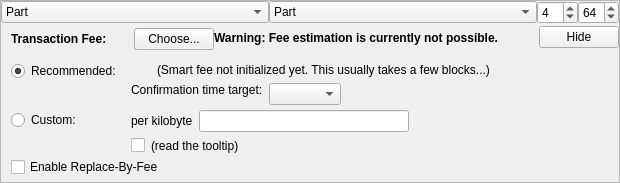
    <widget class="QFrame" name="frameFee">
     <property name="sizePolicy">
      <sizepolicy hsizetype="Expanding" vsizetype="Expanding">
       <horstretch>0</horstretch>
       <verstretch>0</verstretch>
      </sizepolicy>
     </property>
     <property name="maximumSize">
      <size>
       <width>16777215</width>
       <height>16777215</height>
      </size>
     </property>
     <property name="frameShape">
      <enum>QFrame::StyledPanel</enum>
     </property>
     <property name="frameShadow">
      <enum>QFrame::Sunken</enum>
     </property>
     <layout class="QVBoxLayout" name="verticalLayoutFee1">
      <property name="spacing">
       <number>0</number>
      </property>
      <property name="leftMargin">
       <number>0</number>
      </property>
      <property name="topMargin">
       <number>0</number>
      </property>
      <property name="rightMargin">
       <number>0</number>
      </property>
      <property name="bottomMargin">
       <number>0</number>
      </property>
      <item>
       <layout class="QHBoxLayout" name="horizontalLayout_3">
        <item>
         <widget class="QComboBox" name="cbxTypeFrom">
          <property name="toolTip">
           <string>Balance type to send from.</string>
          </property>
          <item>
           <property name="text">
            <string>Part</string>
           </property>
          </item>
          <item>
           <property name="text">
            <string>Blind</string>
           </property>
          </item>
          <item>
           <property name="text">
            <string>Anon</string>
           </property>
          </item>
         </widget>
        </item>
        <item>
         <widget class="QComboBox" name="cbxTypeTo">
          <property name="toolTip">
           <string>Balance type to send to.</string>
          </property>
          <item>
           <property name="text">
            <string>Part</string>
           </property>
          </item>
          <item>
           <property name="text">
            <string>Blind</string>
           </property>
          </item>
          <item>
           <property name="text">
            <string>Anon</string>
           </property>
          </item>
         </widget>
        </item>
        <item>
         <widget class="QSpinBox" name="spinRingSize">
          <property name="sizePolicy">
           <sizepolicy hsizetype="Fixed" vsizetype="Fixed">
            <horstretch>0</horstretch>
            <verstretch>0</verstretch>
           </sizepolicy>
          </property>
          <property name="minimum">
           <number>3</number>
          </property>
          <property name="maximum">
           <number>32</number>
          </property>
          <property name="value">
           <number>4</number>
          </property>
         </widget>
        </item>
        <item>
         <widget class="QSpinBox" name="spinMaxInputs">
          <property name="sizePolicy">
           <sizepolicy hsizetype="Fixed" vsizetype="Fixed">
            <horstretch>0</horstretch>
            <verstretch>0</verstretch>
           </sizepolicy>
          </property>
          <property name="minimum">
           <number>1</number>
          </property>
          <property name="value">
           <number>64</number>
          </property>
         </widget>
        </item>
       </layout>
      </item>
      <item>
       <layout class="QVBoxLayout" name="verticalLayoutFee2" stretch="0,0,0">
        <property name="spacing">
         <number>0</number>
        </property>
        <property name="leftMargin">
         <number>10</number>
        </property>
        <property name="topMargin">
         <number>0</number>
        </property>
        <item>
         <layout class="QHBoxLayout" name="horizontalLayoutFee1">
          <property name="bottomMargin">
           <number>0</number>
          </property>
          <item>
           <layout class="QVBoxLayout" name="verticalLayoutFee7">
            <property name="spacing">
             <number>0</number>
            </property>
            <item>
             <spacer name="verticalSpacerSmartFee">
              <property name="orientation">
               <enum>Qt::Vertical</enum>
              </property>
              <property name="sizeType">
               <enum>QSizePolicy::Fixed</enum>
              </property>
              <property name="sizeHint" stdset="0">
               <size>
                <width>1</width>
                <height>4</height>
               </size>
              </property>
             </spacer>
            </item>
            <item>
             <layout class="QHBoxLayout" name="horizontalLayoutSmartFee">
              <property name="spacing">
               <number>10</number>
              </property>
              <item>
               <widget class="QLabel" name="labelFeeHeadline">
                <property name="sizePolicy">
                 <sizepolicy hsizetype="Preferred" vsizetype="Maximum">
                  <horstretch>0</horstretch>
                  <verstretch>0</verstretch>
                 </sizepolicy>
                </property>
                <property name="font">
                 <font>
                  <weight>75</weight>
                  <bold>true</bold>
                 </font>
                </property>
                <property name="styleSheet">
                 <string notr="true">font-weight:bold;</string>
                </property>
                <property name="text">
                 <string>Transaction Fee:</string>
                </property>
               </widget>
              </item>
              <item>
               <widget class="QLabel" name="labelFeeMinimized">
                <property name="text">
                 <string/>
                </property>
               </widget>
              </item>
              <item>
               <widget class="QPushButton" name="buttonChooseFee">
                <property name="text">
                 <string>Choose...</string>
                </property>
               </widget>
              </item>
             </layout>
            </item>
            <item>
             <spacer name="verticalSpacer_5">
              <property name="orientation">
               <enum>Qt::Vertical</enum>
              </property>
              <property name="sizeHint" stdset="0">
               <size>
                <width>1</width>
                <height>1</height>
               </size>
              </property>
             </spacer>
            </item>
           </layout>
          </item>
          <item>
           <widget class="QLabel" name="fallbackFeeWarningLabel">
            <property name="toolTip">
             <string>Using the fallbackfee can result in sending a transaction that will take several hours or days (or never) to confirm. Consider choosing your fee manually or wait until you have validated the complete chain.</string>
            </property>
            <property name="font">
            <font>
                <weight>75</weight>
                <bold>true</bold>
            </font>
            </property>
            <property name="text">
             <string>Warning: Fee estimation is currently not possible.</string>
            </property>
            <property name="wordWrap">
             <bool>false</bool>
            </property>
           </widget>
          </item>
          <item>
           <spacer name="horizontalSpacer_4">
            <property name="orientation">
             <enum>Qt::Horizontal</enum>
            </property>
            <property name="sizeType">
             <enum>QSizePolicy::MinimumExpanding</enum>
            </property>
            <property name="sizeHint" stdset="0">
             <size>
              <width>40</width>
              <height>20</height>
             </size>
            </property>
           </spacer>
          </item>
          <item>
           <widget class="QPushButton" name="buttonMinimizeFee">
            <property name="toolTip">
             <string>collapse fee-settings</string>
            </property>
            <property name="text">
             <string>Hide</string>
            </property>
           </widget>
          </item>
         </layout>
        </item>
        <item>
         <widget class="QFrame" name="frameFeeSelection">
          <layout class="QVBoxLayout" name="verticalLayoutFee12">
           <property name="spacing">
            <number>0</number>
           </property>
           <property name="leftMargin">
            <number>0</number>
           </property>
           <property name="topMargin">
            <number>0</number>
           </property>
           <property name="rightMargin">
            <number>0</number>
           </property>
           <property name="bottomMargin">
            <number>0</number>
           </property>
           <item>
            <layout class="QGridLayout" name="gridLayoutFee">
             <property name="topMargin">
              <number>10</number>
             </property>
             <property name="bottomMargin">
              <number>4</number>
             </property>
             <property name="horizontalSpacing">
              <number>10</number>
             </property>
             <property name="verticalSpacing">
              <number>4</number>
             </property>
             <item row="1" column="1">
              <layout class="QVBoxLayout" name="verticalLayoutFee8">
               <property name="spacing">
                <number>6</number>
               </property>
               <item>
                <layout class="QHBoxLayout" name="horizontalLayoutFee13">
                 <item>
                  <widget class="QLabel" name="labelCustomPerKilobyte">
                   <property name="toolTip">
                    <string>If the custom fee is set to 1000 satoshis and the transaction is only 250 bytes, then &quot;per kilobyte&quot; only pays 250 satoshis in fee, while &quot;total at least&quot; pays 1000 satoshis. For transactions bigger than a kilobyte both pay by kilobyte.</string>
                   </property>
                   <property name="text">
                    <string>per kilobyte</string>
                   </property>
                  </widget>
                 </item>
                 <item>
                  <widget class="BitcoinAmountField" name="customFee"/>
                 </item>
                 <item>
                  <spacer name="horizontalSpacer_6">
                   <property name="orientation">
                    <enum>Qt::Horizontal</enum>
                   </property>
                   <property name="sizeHint" stdset="0">
                    <size>
                     <width>1</width>
                     <height>1</height>
                    </size>
                   </property>
                  </spacer>
                 </item>
                </layout>
               </item>
               <item>
                <layout class="QHBoxLayout" name="horizontalLayoutFee8">
                 <item>
                  <widget class="QCheckBox" name="checkBoxMinimumFee">
                   <property name="toolTip">
                    <string>Paying only the minimum fee is just fine as long as there is less transaction volume than space in the blocks. But be aware that this can end up in a never confirming transaction once there is more demand for efin transactions than the network can process.</string>
                   </property>
                   <property name="text">
                    <string/>
                   </property>
                  </widget>
                 </item>
                 <item>
                  <widget class="QLabel" name="labelMinFeeWarning">
                   <property name="enabled">
                    <bool>true</bool>
                   </property>
                   <property name="toolTip">
                    <string>Paying only the minimum fee is just fine as long as there is less transaction volume than space in the blocks. But be aware that this can end up in a never confirming transaction once there is more demand for efin transactions than the network can process.</string>
                   </property>
                   <property name="text">
                    <string>(read the tooltip)</string>
                   </property>
                   <property name="margin">
                    <number>5</number>
                   </property>
                  </widget>
                 </item>
                 <item>
                  <spacer name="horizontalSpacer_2">
                   <property name="orientation">
                    <enum>Qt::Horizontal</enum>
                   </property>
                   <property name="sizeHint" stdset="0">
                    <size>
                     <width>1</width>
                     <height>1</height>
                    </size>
                   </property>
                  </spacer>
                 </item>
                </layout>
               </item>
              </layout>
             </item>
             <item row="0" column="0">
              <layout class="QVBoxLayout" name="verticalLayoutFee4" stretch="0,1">
               <item>
                <widget class="QRadioButton" name="radioSmartFee">
                 <property name="text">
                  <string>Recommended:</string>
                 </property>
                 <property name="checked">
                  <bool>true</bool>
                 </property>
                 <attribute name="buttonGroup">
                  <string notr="true">groupFee</string>
                 </attribute>
                </widget>
               </item>
               <item>
                <spacer name="verticalSpacer_2">
                 <property name="orientation">
                  <enum>Qt::Vertical</enum>
                 </property>
                 <property name="sizeHint" stdset="0">
                  <size>
                   <width>1</width>
                   <height>1</height>
                  </size>
                 </property>
                </spacer>
               </item>
              </layout>
             </item>
             <item row="1" column="0">
              <layout class="QVBoxLayout" name="verticalLayoutFee9" stretch="0,1">
               <item>
                <widget class="QRadioButton" name="radioCustomFee">
                 <property name="text">
                  <string>Custom:</string>
                 </property>
                 <attribute name="buttonGroup">
                  <string notr="true">groupFee</string>
                 </attribute>
                </widget>
               </item>
               <item>
                <spacer name="verticalSpacer_6">
                 <property name="orientation">
                  <enum>Qt::Vertical</enum>
                 </property>
                 <property name="sizeHint" stdset="0">
                  <size>
                   <width>1</width>
                   <height>1</height>
                  </size>
                 </property>
                </spacer>
               </item>
              </layout>
             </item>
             <item row="0" column="1">
              <layout class="QVBoxLayout" name="verticalLayoutFee3" stretch="0,0,1">
               <property name="spacing">
                <number>6</number>
               </property>
               <property name="topMargin">
                <number>2</number>
               </property>
               <item>
                <layout class="QHBoxLayout" name="horizontalLayoutFee12">
                 <item>
                  <widget class="QLabel" name="labelSmartFee">
                   <property name="text">
                    <string/>
                   </property>
                   <property name="margin">
                    <number>2</number>
                   </property>
                  </widget>
                 </item>
                 <item>
                  <widget class="QLabel" name="labelFeeEstimation">
                   <property name="text">
                    <string/>
                   </property>
                  </widget>
                 </item>
                 <item>
                  <widget class="QLabel" name="labelSmartFee2">
                   <property name="text">
                    <string>(Smart fee not initialized yet. This usually takes a few blocks...)</string>
                   </property>
                   <property name="margin">
                    <number>2</number>
                   </property>
                  </widget>
                 </item>
                 <item>
                  <spacer name="horizontalSpacer_5">
                   <property name="orientation">
                    <enum>Qt::Horizontal</enum>
                   </property>
                   <property name="sizeHint" stdset="0">
                    <size>
                     <width>1</width>
                     <height>1</height>
                    </size>
                   </property>
                  </spacer>
                 </item>
                </layout>
               </item>
               <item>
                <layout class="QHBoxLayout" name="horizontalLayoutFee9">
                 <item>
                  <layout class="QVBoxLayout" name="verticalLayoutFee6">
                   <item>
                    <widget class="QLabel" name="labelSmartFee3">
                     <property name="text">
                      <string>Confirmation time target:</string>
                     </property>
                     <property name="margin">
                      <number>2</number>
                     </property>
                    </widget>
                   </item>
                   <item>
                    <spacer name="verticalSpacer_3">
                     <property name="orientation">
                      <enum>Qt::Vertical</enum>
                     </property>
                     <property name="sizeHint" stdset="0">
                      <size>
                       <width>1</width>
                       <height>1</height>
                      </size>
                     </property>
                    </spacer>
                   </item>
                  </layout>
                 </item>
                 <item>
                  <layout class="QVBoxLayout" name="verticalLayoutFee5">
                   <property name="rightMargin">
                    <number>30</number>
                   </property>
                   <item>
                    <layout class="QHBoxLayout" name="horizontalLayoutConfTarget">
                     <property name="bottomMargin">
                      <number>0</number>
                     </property>
                     <item>
                      <widget class="QComboBox" name="confTargetSelector"/>
                     </item>
                     <item>
                      <spacer name="horizontalSpacerConfTarget">
                       <property name="orientation">
                        <enum>Qt::Horizontal</enum>
                       </property>
                       <property name="sizeHint" stdset="0">
                        <size>
                         <width>40</width>
                         <height>20</height>
                        </size>
                       </property>
                      </spacer>
                     </item>
                    </layout>
                   </item>
                  </layout>
                 </item>
                </layout>
               </item>
               <item>
                <spacer name="verticalSpacer_4">
                 <property name="orientation">
                  <enum>Qt::Vertical</enum>
                 </property>
                 <property name="sizeHint" stdset="0">
                  <size>
                   <width>1</width>
                   <height>1</height>
                  </size>
                 </property>
                </spacer>
               </item>
              </layout>
             </item>
            </layout>
           </item>
           <item>
            <widget class="QCheckBox" name="optInRBF">
             <property name="text">
              <string>Enable Replace-By-Fee</string>
             </property>
             <property name="toolTip">
              <string>With Replace-By-Fee (BIP-125) you can increase a transaction's fee after it is sent. Without this, a higher fee may be recommended to compensate for increased transaction delay risk.</string>
             </property>
            </widget>
           </item>
          </layout>
         </widget>
        </item>
        <item>
         <spacer name="verticalSpacerFee">
          <property name="orientation">
           <enum>Qt::Vertical</enum>
          </property>
          <property name="sizeHint" stdset="0">
           <size>
            <width>40</width>
            <height>5</height>
           </size>
          </property>
         </spacer>
        </item>
       </layout>
      </item>
     </layout>
    </widget>
